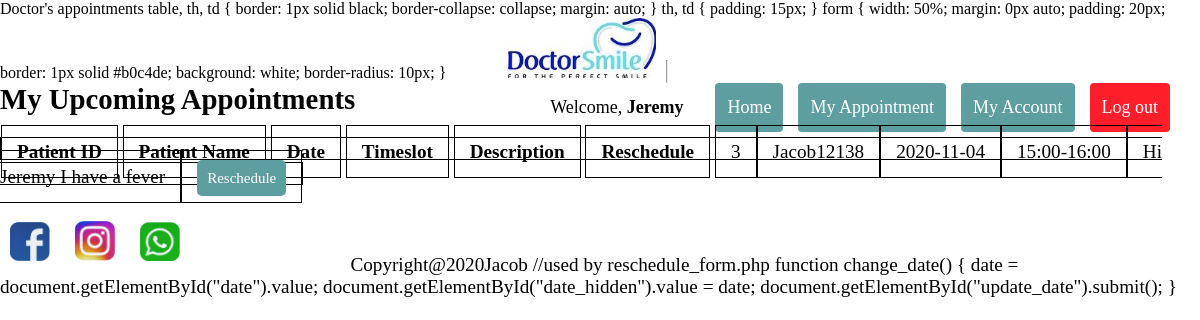
/doctor_appointment.php (signed in), run on the app's committed database.
### tables this page shows
CREATE TABLE IF NOT EXISTS `appointments` (
  `appointment_id` int(11) NOT NULL AUTO_INCREMENT,
  `patient_id` int(11) NOT NULL,
  `doctor_id` int(11) NOT NULL,
  `appointment_date` date NOT NULL,
  `timeslot` varchar(20) NOT NULL,
  `description` text,
  PRIMARY KEY (`appointment_id`),
  KEY `doctor_id` (`doctor_id`),
  KEY `patient_id` (`patient_id`),
  KEY `appointment_date` (`appointment_date`)
);

CREATE TABLE IF NOT EXISTS `users` (
  `id` int(11) NOT NULL AUTO_INCREMENT,
  `username` varchar(255) NOT NULL,
  `email` varchar(255) NOT NULL,
  `password` varchar(255) NOT NULL,
  `type` varchar(20) DEFAULT 'patient',
  `address` varchar(255) DEFAULT NULL,
  `phone` varchar(22) DEFAULT NULL,
  `gender` varchar(8) NOT NULL DEFAULT 'Male',
  `profile_image` varchar(1) NOT NULL DEFAULT '0',
  PRIMARY KEY (`id`)
);

### doctor_appointment.php (the view, shortened to what this page needs)
<!DOCTYPE html>
<html lang="en">
<head>
    <link rel="stylesheet" type="text/css" href="basic.css">
</head>
<body>
    <?php
    include('server.php');
    include('header.php');
    ?>
    <h2 style="text-align: center;">My Upcoming Appointments</h2>
    <br>
    <br>
    <table>
        <tr>
            <th>Patient ID</th>
            <th>Patient Name</th>
            <th>Date</th>
            <th>Timeslot</th>
            <th style='width:50%'>Description</th>
            <th>Reschedule</th>
        </tr>
        <?php
        $user_id = $_SESSION["id"];
        $query = "SELECT users.id, users.username, appointments.appointment_id, appointments.appointment_date, appointments.timeslot, appointments.description
        FROM appointments
        INNER JOIN users ON appointments.patient_id=users.id WHERE appointments.doctor_id = {$user_id} ORDER BY appointment_date;";
        $result = mysqli_query($db, $query);
        while ($row = mysqli_fetch_array($result)) {
            echo "<tr><td>" . $row['id'] . "</td><td>" . $row['username'] . "</td><td>" . $row['appointment_date'] . "</td><td>" . $row['timeslot'] . "</td><td>" . $row['description'] . "</td><td><a onclick=\"return confirm('Are you sure to reschedule?')\" href='doctor_appointment.php?reschedule={$row['appointment_id']}' class='btn' style='background-color: #5f9ea0; text-decoration: none;'>Reschedule</a></td></tr>";
        }
        ?>
    </table>
</body>
<?php include('footer.php'); ?>
<script>
    //used by reschedule_form.php
    function change_date() {
        date = document.getElementById("date").value;
        document.getElementById("date_hidden").value = date;
        document.getElementById("update_date").submit();
    }
</script>
</html>

### basic.css (style rules this page uses)
* { display: inline; }
body { font-size: 120%; }
.btn { padding: 10px; font-size: 15px; color: white; background: #5f9ea0; border: none; border-radius: 5px; text-decoration: none; }

### doctor_appointment.php (style rules this page uses)
table, th, td { border: 1px solid black; border-collapse: collapse; margin: auto; }
th, td { padding: 15px; }

### data on the page
appointments: users.id "3", users.username "Jacob12138", appointment_date "2020-11-04", timeslot "15:00-16:00", description "Hi Jeremy I have a fever"

### other printed values
$_SESSION['username'] "Jeremy"
